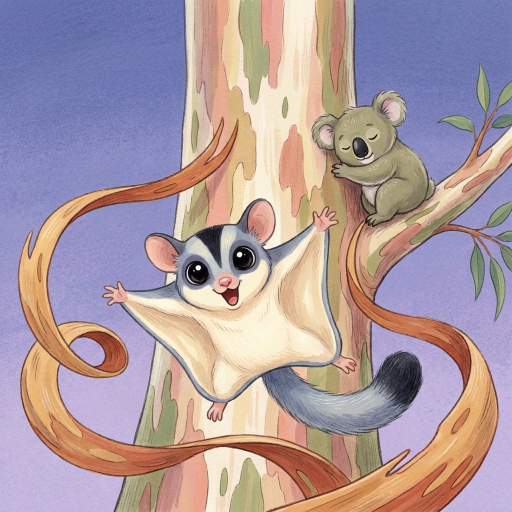
#> input picture Author 3/book1/cover_hero_A_draft.png, 1024 x 1024 px (shown at 1/2 size); its folder holds only this picture in this run
$ python cover_build.py cover_hero_A_draft.png
#> lines starting #> are read from the running program, lines starting #| are printed output that depends on the picture
# -*- coding: utf-8 -*-
# Author 3 Book 1 - Who Peeled My Tree? front cover options builder.
# Based on the latest cover layout, Author 1\book4\cover_build4.py (commit 90f22ed, thumbnail-first
# redesign from 1b7d534): solid high-contrast one-line title, hero art big, a bold band/badge that
# reads at search-result size. Adapted for a picture book: full-bleed painting instead of the cream
# frame, title on a twilight band, "Ages 3-5" badge (rule 16, publishing\03-age-band.md) instead of the COLORING BOOK band.
# Hero art: hybrid pipeline from gen_pages.py (nano-banana-pro draft, ideogram-4-5 refine to 2048 px).
# Usage: py cover_build.py --gen        (draft heroes A/B/C via nano-banana-pro, then build options)
#        py cover_build.py --refine A   (refine hero A to 2048 px with ideogram, rebuild)
#        py cover_build.py              (build options from whatever heroes exist)

import os, sys, subprocess, time
from PIL import Image, ImageDraw, ImageFont, ImageFilter

HERE = os.path.dirname(os.path.abspath(__file__))
FONTS = os.path.join(HERE, "fonts")
EXE = r"C:\Users\ibian\AppData\Local\Programs\openart\bin\openart.exe"
SHEET = os.path.join(HERE, "char_test", "sheet_nbpro.png")
CAST = os.path.join(HERE, "char_test", "sheet_cast.png")

# front panel incl. bleed: trim 2550 x 2550, bleed on the outer (right), top and bottom edges
TRIM, BLEED = 2550, 38
W, H = TRIM + BLEED, TRIM + 2 * BLEED - 1      # 2588 x 2625
NIGHT = (38, 34, 86)
TITLE = (255, 222, 120)
CREAM = (255, 249, 236)
BADGE = (214, 98, 52)
MIN_DPI = 230   # full-bleed 8.75 in from 2048 px art = 234 DPI (CLI is capped at 2K; see BOOK1-PLAN)

STYLE = ("Children's picture book cover illustration. Soft gouache and colored-pencil look with "
         "visible paper grain, rounded chunky character shapes, gentle line work. Palette of "
         "eucalyptus greens, warm ochre and terracotta bark, twilight violet and dusky blue. "
         "Full-bleed square painting to every edge, no border, no frame. No words, letters, "
         "numbers or text anywhere.")
SKY = ("The top quarter of the picture is open twilight sky, empty, for the title, painted with the "
       "same soft texture and continuous with the scene: no hard edge, no flat band.")
BANJO = ("Banjo the sugar glider (blue-gray fur, cream belly, black stripe over his head and down "
         "his back, huge glossy black eyes, pink nose, cream-edged gliding membrane, fluffy gray tail "
         "with a black tip)")
OLIVE = "Olive the koala (silver-gray, white chest, fluffy white-edged ears, big black nose)"

HERO_PROMPTS = {
    "A": (f"{BANJO}, large in the picture, gliding straight toward the viewer with his membrane "
          "spread wide and a big surprised grin, long ribbons of peeled gum bark swirling around "
          "him. Behind him a tall gum trunk with patchy cream, pink and green new bark; "
          f"{OLIVE} asleep on a branch in the upper right. " + SKY),
    "B": (f"{BANJO}, large in the picture, clinging to a tall gum trunk with patchy cream, pink and "
          "green new bark, holding up a big curl of peeled bark with a shocked face and enormous "
          f"eyes. On the branch above, {OLIVE} peeks with one sleepy eye open. " + SKY),
    "C": (f"{BANJO}, large in the picture, at the foot of a gum tree peering through a big dewdrop "
          "like a magnifying glass at a curl of peeled bark, a detective face. Peeking out from "
          "behind the trunk: a sulphur-crested cockatoo's yellow crest, a wombat's nose, an "
          "echidna's spines and a possum's bushy black tail. " + SKY),
}

# [35 lines left out: functions save, run, gen_draft, refine, not called in this run]

def font(name, px, weight=None):
    f = ImageFont.truetype(os.path.join(FONTS, name), px)
    if weight:
        f.set_variation_by_name(weight)
    return f

def centred(d, text, fnt, cx, y, fill, **kw):
    d.text((cx, y), text, font=fnt, fill=fill, anchor="ms", **kw)

def build_front(tag):
#> called with tag = 'A'
    hero_path = os.path.join(HERE, f"cover_hero_{tag}.png")
    if not os.path.exists(hero_path):
        hero_path = os.path.join(HERE, f"cover_hero_{tag}_draft.png")   # layout preview only
    hero = Image.open(hero_path).convert("RGB")
#> hero is the input picture: PIL image 1024x1024 RGB; mean R, G, B 173, 153.7, 159.7
    dpi = hero.width / (H / 300.0)
#> dpi = 117
    note = "" if dpi >= MIN_DPI else "  (draft resolution, preview only)"
#> note = '  (draft resolution, preview only)'
    print(f"{os.path.basename(hero_path)}: {hero.width} px -> {dpi:.0f} DPI full bleed{note}")
#| cover_hero_A_draft.png: 1024 px -> 117 DPI full bleed  (draft resolution, preview only)
    canvas = hero.resize((H, H), Image.LANCZOS).crop(((H - W) // 2, 0, (H - W) // 2 + W, H))
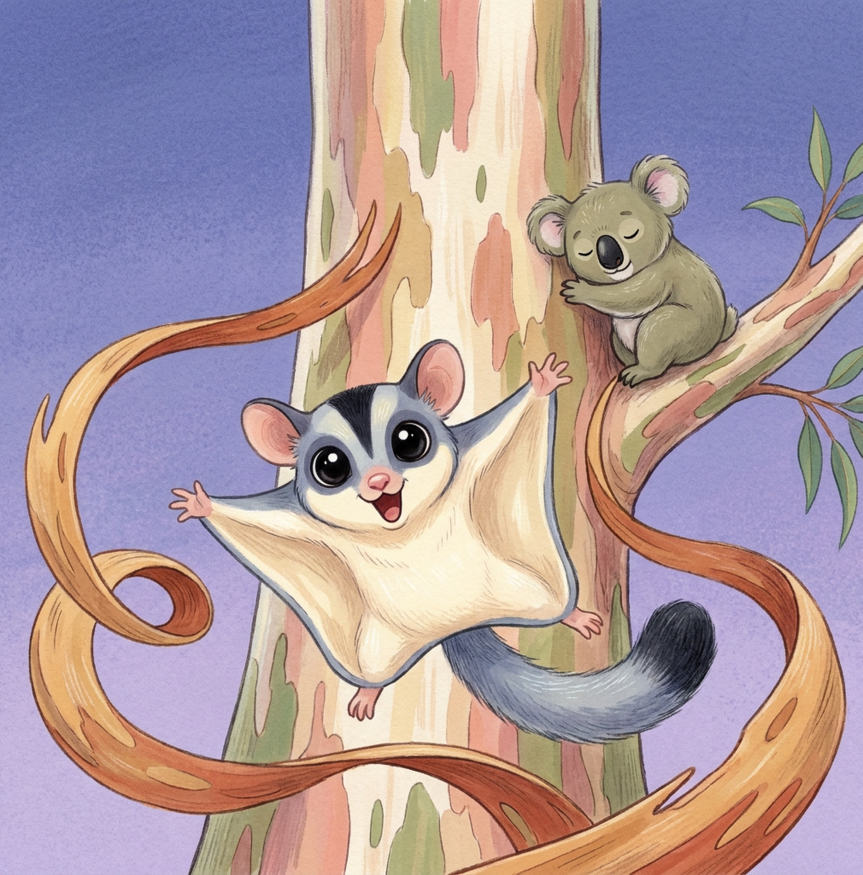
#> canvas: PIL image 2588x2625 RGB (shown at 1/3 size); mean R, G, B 173.3, 153.7, 159.2
    cx = TRIM // 2                                   # trim box starts at x 0 (spine side)

    # twilight band behind the title, fading into the painted sky (no hard edge)
    band_h = 640
    shade = Image.new("RGB", (W, band_h), NIGHT)
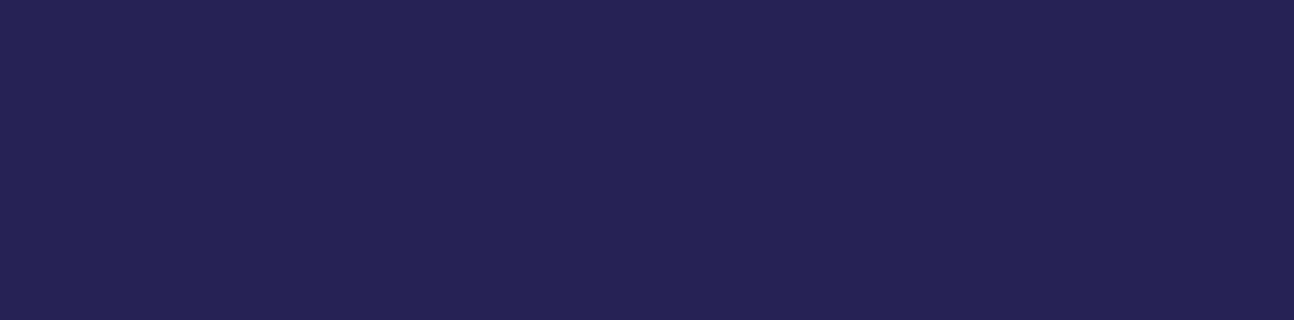
#> shade: PIL image 2588x640 RGB (shown at 1/2 size); mean R, G, B 38, 34, 86
    mask = Image.linear_gradient("L").resize((W, band_h)).point(lambda v: int((255 - v) * 0.86))
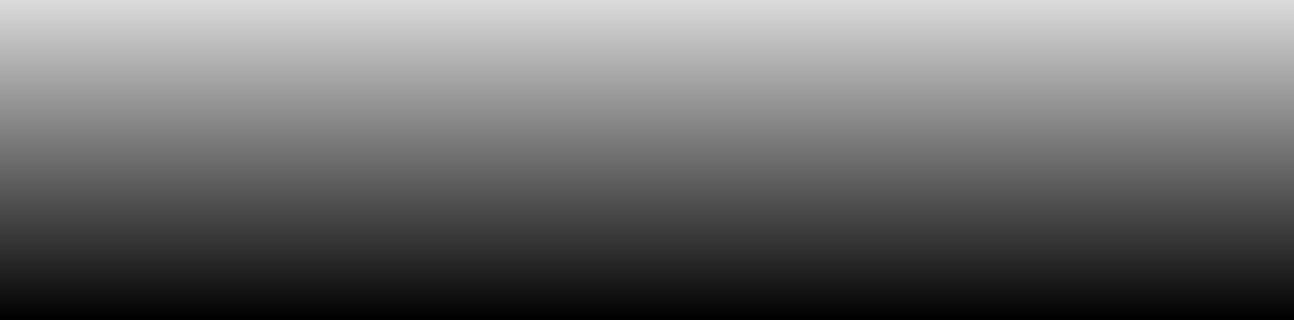
#> mask: PIL image 2588x640 L (shown at 1/2 size); min 0, max 219, mean 109.1
    canvas.paste(shade, (0, 0), mask)
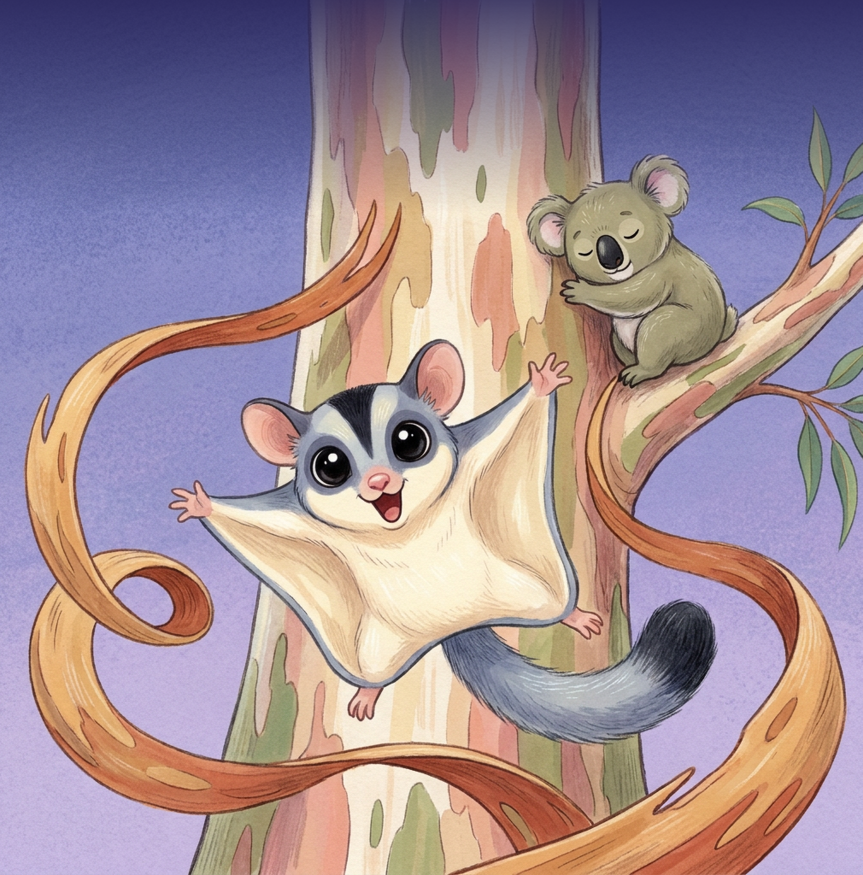
#> canvas: PIL image 2588x2625 RGB (shown at 1/3 size); mean R, G, B 162.3, 142.7, 150.6
    d = ImageDraw.Draw(canvas)

    # title: solid colour, one line, as large as fits inside the safe width
    title, size = "Who Peeled My Tree?", 300
    f_t = font("Chewy-Regular.ttf", size)
    while d.textlength(title, font=f_t) > TRIM - 2 * 150 - 40:
        size -= 4
        f_t = font("Chewy-Regular.ttf", size)
#> this loop made 23 passes
#> size on passes 1 to 12: 296, 292, 288, 284, 280, 276, 272, 268, 264, 260, 256, 252
#> after the loop, size = 208
    centred(d, title, f_t, cx, BLEED + 150 + int(size * 0.80), TITLE,
            stroke_width=6, stroke_fill=(30, 26, 66))

    # author name along the bottom, light with a soft dark glow for any background
    f_a = font("Nunito[wght].ttf", 120, "ExtraBold")
    glow = Image.new("RGBA", canvas.size, (0, 0, 0, 0))
    ImageDraw.Draw(glow).text((cx, BLEED + TRIM - 175), "Hattie Moss", font=f_a,
                              fill=(20, 18, 50, 230), anchor="ms")
    glow = glow.filter(ImageFilter.GaussianBlur(18))
    canvas.paste(glow, (0, 0), glow)
    d = ImageDraw.Draw(canvas)
    centred(d, "Hattie Moss", f_a, cx, BLEED + TRIM - 175, CREAM)

    # age badge (replaces the coloring-book band): round, bottom-left corner inside the safe zone,
    # clear of the characters (top-right covered Olive/the cockatoo in the drafts)
    r = 165
    bx, by = 150 + r, BLEED + TRIM - 150 - r
    d.ellipse((bx - r, by - r, bx + r, by + r), fill=BADGE, outline=CREAM, width=12)
    centred(d, "AGES", font("Nunito[wght].ttf", 70, "Black"), bx, by - 10, CREAM)
    centred(d, "3-5", font("Chewy-Regular.ttf", 130), bx, by + 108, CREAM)

    out = os.path.join(HERE, f"cover_option_{tag}.png")
    save(canvas, out)
    return out

# [11 lines left out: function panel, not called in this run]

if __name__ == "__main__":
    if "--gen" in sys.argv:
        for t in "ABC":
            print("draft", t, gen_draft(t)[1], flush=True)
    if "--refine" in sys.argv:
        t = sys.argv[sys.argv.index("--refine") + 1]
        print("refine", t, refine(t)[1], flush=True)
#> (the run stopped early here; a loop or call above may not have finished)

$ run again, on Author 3/book1/cover_hero_B_draft.png
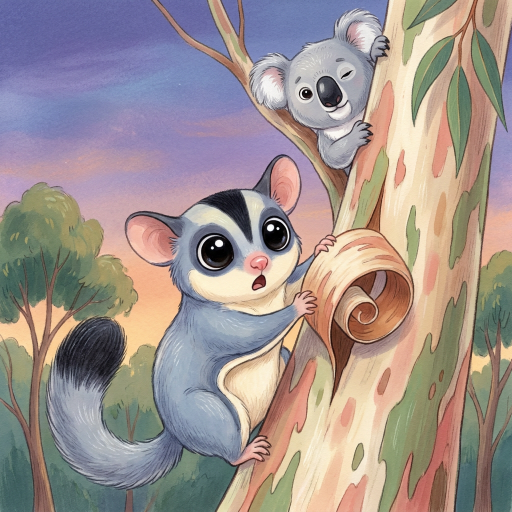
#> input picture Author 3/book1/cover_hero_B_draft.png, 1024 x 1024 px (shown at 1/2 size)
#> in build_front, hero is the input picture: PIL image 1024x1024 RGB; mean R, G, B 158.7, 146.1, 142.9
#| cover_hero_B_draft.png: 1024 px -> 117 DPI full bleed  (draft resolution, preview only)
#> in build_front, `canvas = hero.resize((H, H), Image.LANCZOS).crop(((H - W) // 2, 0, (H ..`:
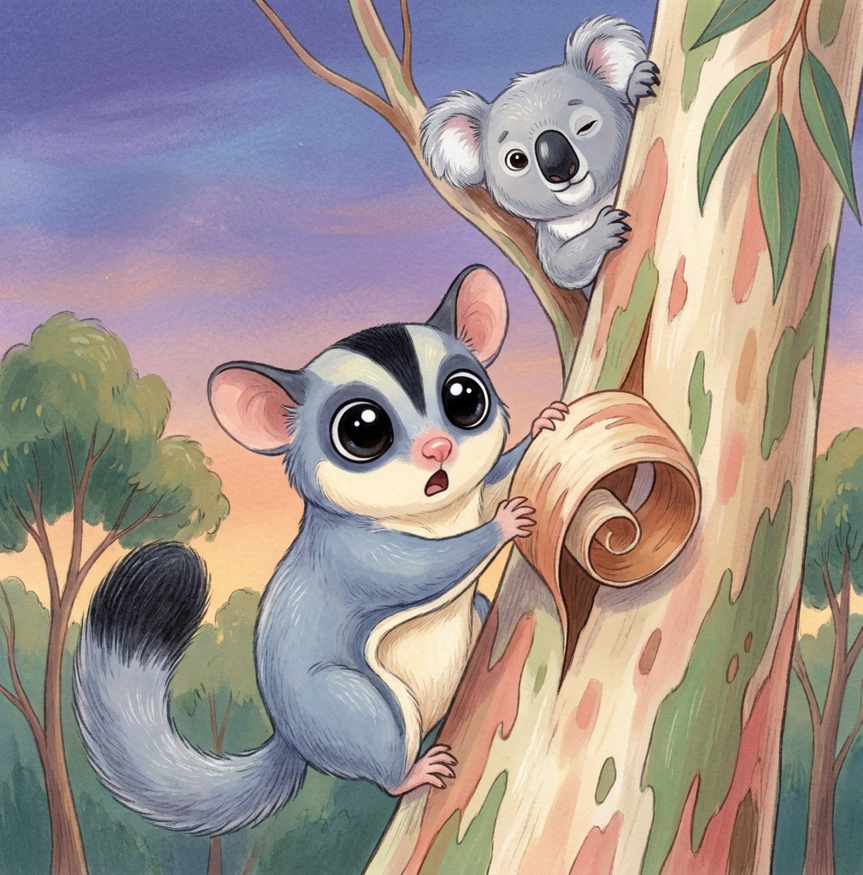
#> canvas: PIL image 2588x2625 RGB (shown at 1/3 size); mean R, G, B 159.1, 146.3, 142.9
#> in build_front, `canvas.paste(shade, (0, 0), mask)`:
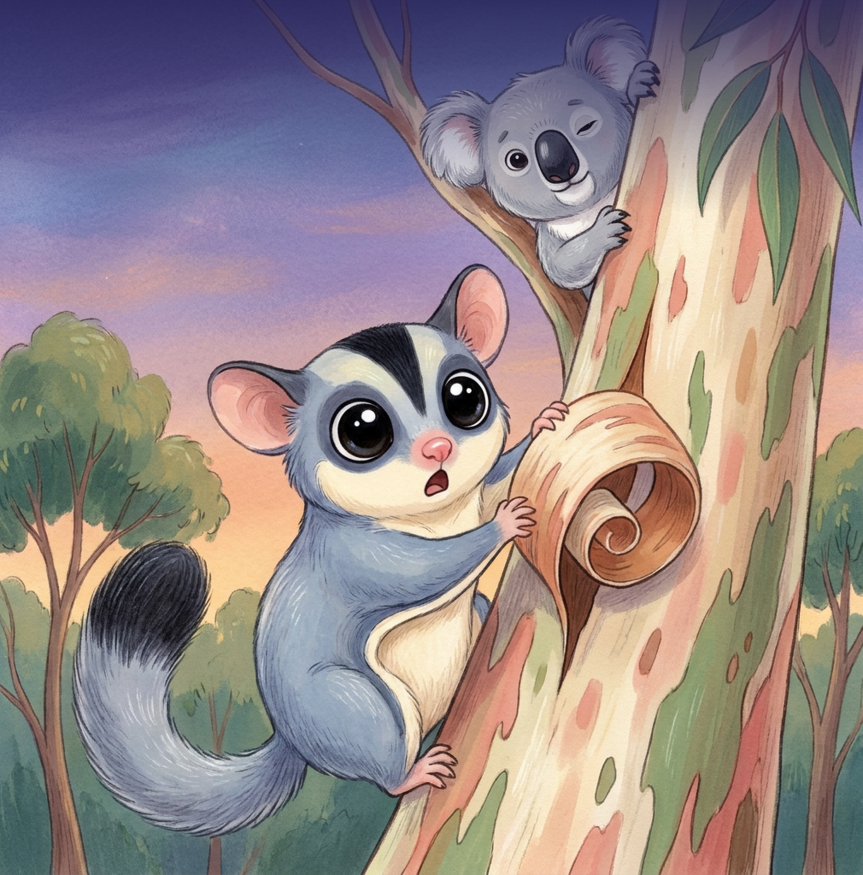
#> canvas: PIL image 2588x2625 RGB (shown at 1/3 size); mean R, G, B 148.6, 135.6, 135.2
#> the loop in build_front, `while d.textlength(title, font=f_t) > TRIM - 2 * 150 - 40:` made 23 passes
#> size on passes 1 to 8: 296, 292, 288, 284, 280, 276, 272, 268
#> after the loop in build_front, `while d.textlength(title, font=f_t) > TRIM - 2 * 150 - 40:`: size = 208

$ run again, on Author 3/book1/cover_hero_C_draft.png
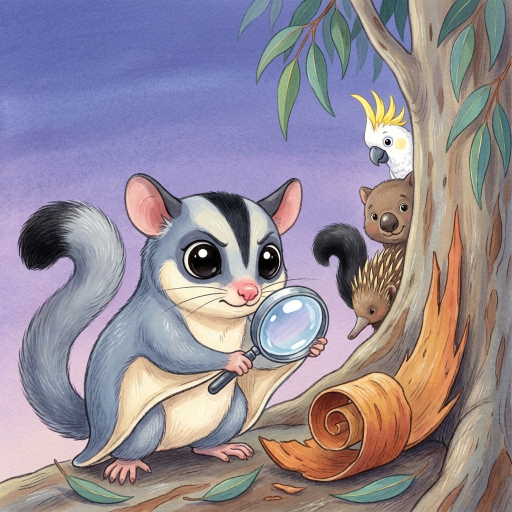
#> input picture Author 3/book1/cover_hero_C_draft.png, 1024 x 1024 px (shown at 1/2 size)
#> in build_front, hero is the input picture: PIL image 1024x1024 RGB; mean R, G, B 147.8, 137.8, 149.6
#| cover_hero_C_draft.png: 1024 px -> 117 DPI full bleed  (draft resolution, preview only)
#> in build_front, `canvas = hero.resize((H, H), Image.LANCZOS).crop(((H - W) // 2, 0, (H ..`:
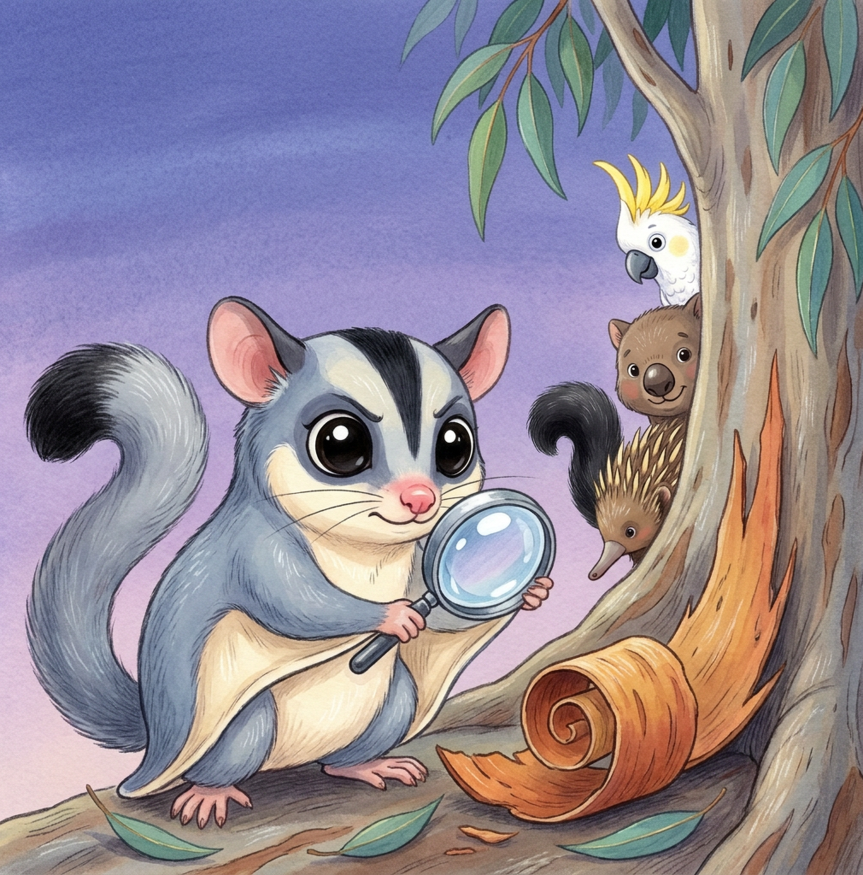
#> canvas: PIL image 2588x2625 RGB (shown at 1/3 size); mean R, G, B 147.8, 137.8, 149.5
#> in build_front, `canvas.paste(shade, (0, 0), mask)`:
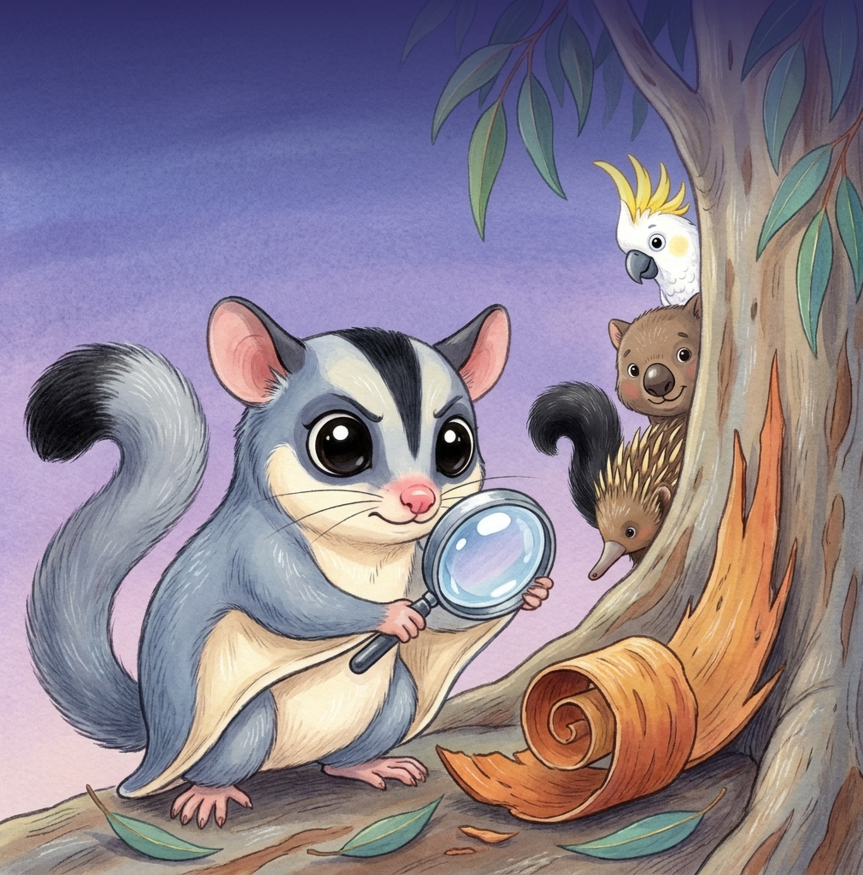
#> canvas: PIL image 2588x2625 RGB (shown at 1/3 size); mean R, G, B 139.9, 128.6, 141.9
#> the loop in build_front, `while d.textlength(title, font=f_t) > TRIM - 2 * 150 - 40:` made 23 passes
#> size on passes 1 to 8: 296, 292, 288, 284, 280, 276, 272, 268
#> after the loop in build_front, `while d.textlength(title, font=f_t) > TRIM - 2 * 150 - 40:`: size = 208
